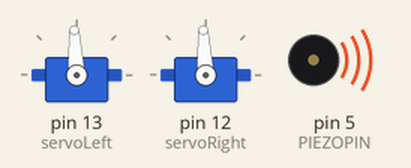
This sketch was run on a simulated Arduino Uno, built with avr-gcc and run on an emulated ATmega328P. Shown: 2 × servo, buzzer (waves = sounding).

Above: at 0.1 s.
At 4.95 s:
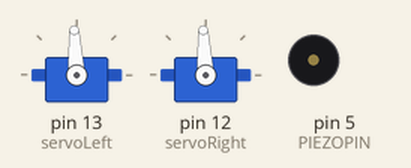
At 10.2 s:
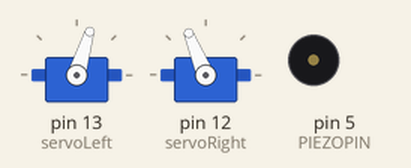
At 12.7 s:
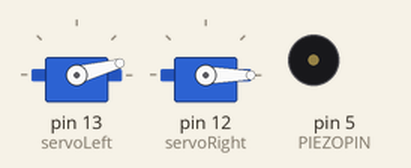
At 25.3 s:
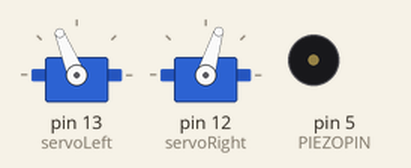
At 35.3 s:
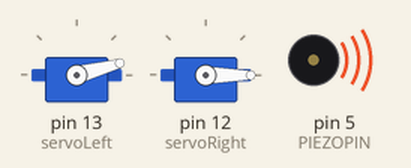
Timing chart, 0 to 40.0 s (numbered marks = the images above):
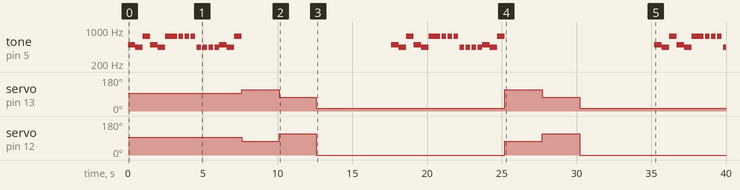

Measured:
- by itself, servo on pin 13 (servoLeft): 93° → 112° at 7.6 s, → 73° 2.5 s later, → 15° 2.5 s later, → 112° 12.6 s later, … (6 changes in this stretch)
- by itself, servo on pin 12 (servoRight): 93° → 73° at 7.6 s, → 112° 2.5 s later, → 0° 2.5 s later, → 73° 12.6 s later, … (6 changes in this stretch)
- by itself, tone on pin 5 (PIEZOPIN): plays 494 Hz for 0.50 s, 440 Hz for 0.50 s, 740 Hz for 0.50 s, 494 Hz for 0.50 s, 440 Hz for 0.50 s, 740 Hz for 0.80 s … (42 notes in this stretch)

The sketch:

dance.ino
```cpp
#include <Servo.h>                           // Include servo library

Servo servoLeft;                             // Declare left servo signal
Servo servoRight;                            // Declare right servo signal

int PIEZOPIN = 5;                            // Declare pin that the piezo is connected to.
// DECLARE LED PINS HERE

// One octave of notes between A4 and A5, for Piezo Greeting
int note_A4 = 440;
int note_As4 = 466; int note_Bb4 = note_As4;
int note_B4 = 494;
int note_C5 = 523;
int note_Cs5 = 554; int note_Db5 = note_Cs5;
int note_D5 = 587;
int note_Ds5 = 622; int note_Eb5 = note_Ds5;
int note_E5 = 659;
int note_F5 = 698;
int note_Fs5 = 740; int note_Gb5 = note_Fs5;
int note_G5 = 784;
int note_Gs5 = 830; int note_Ab5 = note_Gs5;

void setup()
{
  pinMode(PIEZOPIN, OUTPUT);                 // Attach piezo to pin 5.
  servoLeft.attach(13);                      // Attach left signal to pin 13
  servoRight.attach(12);                     // Attach right signal to pin 12
  servoLeft.writeMicroseconds(1500);        // Calibrate left servo
  servoRight.writeMicroseconds(1500);

}

void bunz() {
  tone(PIEZOPIN, note_B4);
  delay(500);
  tone(PIEZOPIN, note_A4);
  delay(500);
  tone(PIEZOPIN, note_Fs5);
  delay(500);
  tone(PIEZOPIN, note_B4);
  delay(500);
  tone(PIEZOPIN, note_A4);
  delay(500);
  tone(PIEZOPIN, note_Fs5);
  delay(500);
  tone(PIEZOPIN, note_Fs5);
  delay(300);
  noTone(PIEZOPIN);
  delay(100);
  tone(PIEZOPIN, note_Fs5);
  delay(300);
  noTone(PIEZOPIN);
  delay(100);
  tone(PIEZOPIN, note_Fs5);
  delay(300);
noTone(PIEZOPIN);
  delay(100);
  tone(PIEZOPIN, note_Fs5);
  delay(300);
noTone(PIEZOPIN);
  delay(100);
  tone(PIEZOPIN, note_A4);
  delay(300);
  noTone(PIEZOPIN);
  delay(100);
  tone(PIEZOPIN, note_A4);
  delay(300);

  noTone(PIEZOPIN);
  delay(100);
  tone(PIEZOPIN, note_A4);
  delay(300);
  noTone(PIEZOPIN);
  delay(100);
  tone(PIEZOPIN, note_A4);

  delay(300);

  tone(PIEZOPIN, note_B4);
  delay(500);
  tone(PIEZOPIN, note_A4);
  delay(500);
  tone(PIEZOPIN, note_Fs5);
  delay(500);
  noTone(PIEZOPIN);
}

void loop() {
  bunz();
  servoLeft.writeMicroseconds(1700);        // Calibrate left servo
  servoRight.writeMicroseconds(1300);       // Calibrate right servo
  delay(2500);
  servoLeft.writeMicroseconds(1300);
  servoRight.writeMicroseconds(1700);
  delay(2500);
  servoLeft.writeMicroseconds(700);
  servoRight.writeMicroseconds(400);
  delay(5000);
}
```
